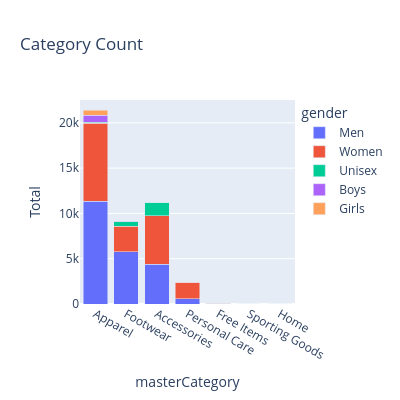

Source (notebook cell):
### Markdown cell above
Most of categories are apparel, accessories, and footwear. Will be good to use those for recommendation testing

### Code cell
styles_df_category_gender = styles_df.groupby(['masterCategory', 'gender'])['masterCategory'].count().reset_index(name='Total').sort_values('Total', ascending=False)
fig = px.bar(styles_df_category_gender,
             x='masterCategory',
             y='Total',
             title='Category Count',
             barmode='stack',
             color='gender',
             height=400,
             width=400)
fig.update_xaxes(tickfont=dict(size=12))
fig.show()

### Figure 1 — Plotly figure (JSON) as saved in the notebook; plotly's stock layout.template omitted (floating-point values rounded to 4 significant figures)
{"data": [{"hovertemplate": "gender=Men<br>masterCategory=%{x}<br>Total=%{y}<extra></extra>", "legendgroup": "Men", "marker": {"color": "#636efa", "pattern": {"shape": ""}}, "name": "Men", "orientation": "v", "showlegend": true, "textposition": "auto", "type": "bar", "x": ["Apparel", "Footwear", "Accessories", "Personal Care", "Free Items"], "xaxis": "x", "y": [11352, 5751, 4412, 579, 53], "yaxis": "y"}, {"hovertemplate": "gender=Women<br>masterCategory=%{x}<br>Total=%{y}<extra></extra>", "legendgroup": "Women", "marker": {"color": "#EF553B", "pattern": {"shape": ""}}, "name": "Women", "orientation": "v", "showlegend": true, "textposition": "auto", "type": "bar", "x": ["Apparel", "Accessories", "Footwear", "Personal Care", "Free Items"], "xaxis": "x", "y": [8623, 5320, 2836, 1809, 43], "yaxis": "y"}, {"hovertemplate": "gender=Unisex<br>masterCategory=%{x}<br>Total=%{y}<extra></extra>", "legendgroup": "Unisex", "marker": {"color": "#00cc96", "pattern": {"shape": ""}}, "name": "Unisex", "orientation": "v", "showlegend": true, "textposition": "auto", "type": "bar", "x": ["Accessories", "Footwear", "Apparel", "Sporting Goods", "Personal Care", "Free Items", "Home"], "xaxis": "x", "y": [1497, 518, 96, 25, 15, 9, 1], "yaxis": "y"}, {"hovertemplate": "gender=Boys<br>masterCategory=%{x}<br>Total=%{y}<extra></extra>", "legendgroup": "Boys", "marker": {"color": "#ab63fa", "pattern": {"shape": ""}}, "name": "Boys", "orientation": "v", "showlegend": true, "textposition": "auto", "type": "bar", "x": ["Apparel", "Footwear", "Accessories"], "xaxis": "x", "y": [759, 54, 17], "yaxis": "y"}, {"hovertemplate": "gender=Girls<br>masterCategory=%{x}<br>Total=%{y}<extra></extra>", "legendgroup": "Girls", "marker": {"color": "#FFA15A", "pattern": {"shape": ""}}, "name": "Girls", "orientation": "v", "showlegend": true, "textposition": "auto", "type": "bar", "x": ["Apparel", "Footwear", "Accessories"], "xaxis": "x", "y": [567, 60, 28], "yaxis": "y"}], "layout": {"barmode": "stack", "height": 400, "legend": {"title": {"text": "gender"}, "tracegroupgap": 0}, "title": {"text": "Category Count"}, "width": 400, "xaxis": {"anchor": "y", "domain": [0, 1], "tickfont": {"size": 12}, "title": {"text": "masterCategory"}}, "yaxis": {"anchor": "x", "domain": [0, 1], "title": {"text": "Total"}}}}
